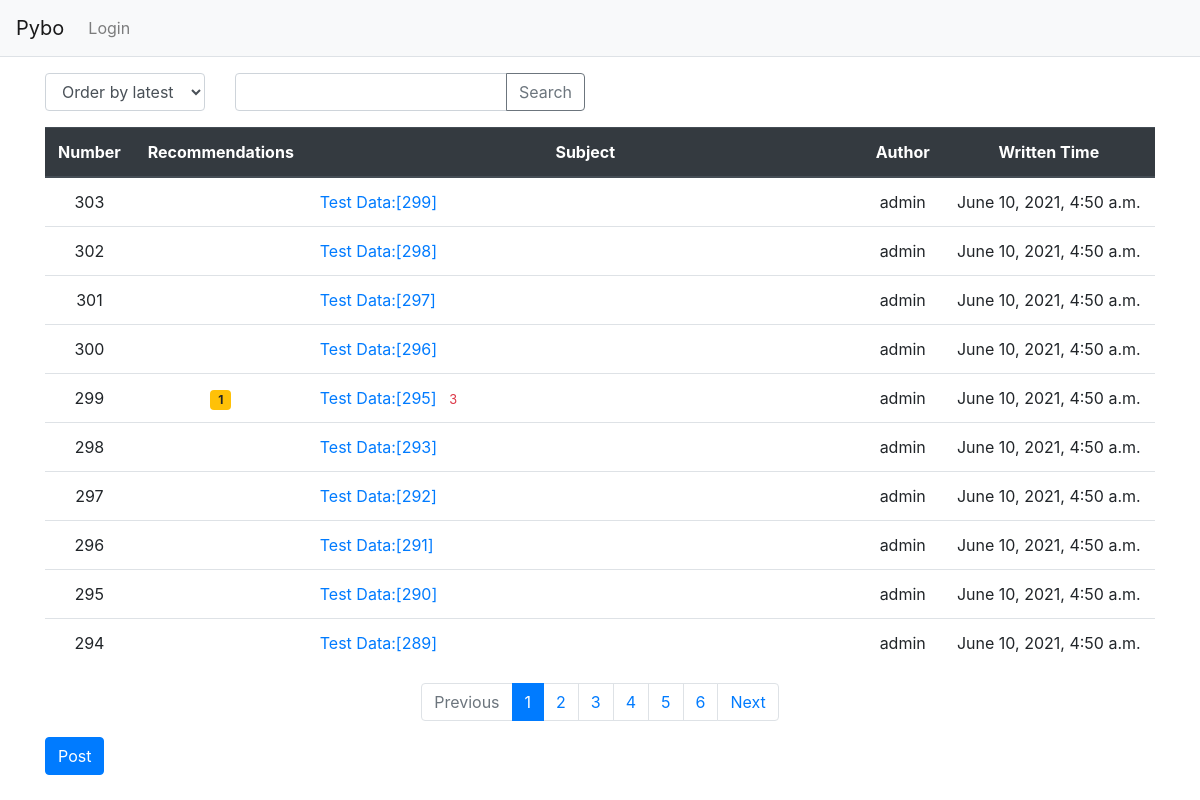
Screenshot of /pybo/ with the database file from the repository.
### pybo/models.py (models this page shows, shortened)
class Question(models.Model):
    author = models.ForeignKey(User, on_delete=models.CASCADE, related_name='author_question')
    subject = models.CharField(max_length=200)
    content = models.TextField()
    create_date = models.DateTimeField()
    modify_date = models.DateTimeField(null=True, blank=True)
    voter = models.ManyToManyField(User, related_name='voter_question')

### pybo/views/base_views.py (the view, shortened to what this page needs)
# urls.py: path('', base_views.index, name='index'),  # '/' 에 해당되는 path
def index(request):
    page = request.GET.get('page', '1')
    kw = request.GET.get('kw','')
    so = request.GET.get('so','recent')
    if so == 'recommend':
        question_list = Question.objects.annotate(num_voter=Count('voter')).order_by('-num_voter', '-create_date')
    elif so == 'popular':
        question_list = Question.objects.annotate(num_answer=Count('answer')).order_by('-num_answer', '-create_date')
    else:  # recent
        question_list = Question.objects.order_by('-create_date')
    paginator = Paginator(question_list, 10)
    page_obj = paginator.get_page(page)
    context = {'question_list': page_obj, 'page':page, 'kw': kw}
    return render(request, 'pybo/question_list.html', context)

### pybo/templatetags/pybo_filter.py (called while the page is built)
@register.filter
def sub(value, arg):
    return value - arg

### templates/pybo/question_list.html (shortened to what this page needs)
{% extends 'base.html' %}
{% load pybo_filter %}
{% block content %}
<div class="container my-3">
    <div class="row justify-content-betweem my-3">
        <div class="col-2">
            <select class="form-control so">
                <option value="recent" {% if so == 'recent' %}selected{% endif %}>Order by latest</option>
            </select>
        </div>
        <div class="col-4 input-group">
            <input type="text" class="form-control kw" value="{{ kw|default_if_none:'' }}">
            <div class="input-group-append">
                <button class="btn btn-outline-secondary" type="button" id="btn_search">Search</button>
            </div>
        </div>
    </div>
    <table class="table">
        <thead>
        <tr class="text-center thead-dark">
            <th>Number</th>
            <th>Recommendations</th>
            <th style="width:50%">Subject</th>
            <th>Author</th>
            <th>Written Time</th>
        </tr>
        </thead>
        <tbody>
        {% if question_list %}
        {% for question in question_list %}
        <tr class="text-center">
            <td>
                {{ question_list.paginator.count|sub:question_list.start_index|sub:forloop.counter0|add:1 }}
            </td>
            <td>
                {% if question.voter.all.count > 0 %}
                <span class="badge badge-warning px-2 py-1">{{ question.voter.all.count }}</span>
                {% endif %}
            </td>
            <td class="text-left">
                <a href="{% url 'pybo:detail' question.id %}">{{ question.subject }}</a>
                {% if question.answer_set.count > 0 %}
                <span class="text-danger small ml-2">{{ question.answer_set.count }}</span>
                {% endif %}
            </td>
            <td>{{ question.author.username }}</td>
            <td>{{ question.create_date }}</td>
        </tr>
        {% endfor %}
        {% else %}
        <tr>
            <td colspan="3">No questions.</td>
        </tr>
        {% endif %}
        </tbody>
    </table>
    <ul class="pagination justify-content-center">
        {% if question_list.has_previous %}
        <li class="page-item">
            <a class="page-link" data-page="{{ question_list.previous_page_number }}" href="#">Previous</a>
        </li>
        {% else %}
        <li class="page-item disabled">
            <a class="page-link" tabindex="-1" aria-disabled="true" href="#">Previous</a>
        </li>
        {% endif %}
        {% for page_number in question_list.paginator.page_range %}
        {% if page_number >= question_list.number|add:-5 and page_number <= question_list.number|add:5 %}
            {% if page_number == question_list.number %}
            <li class="page-item active" aria-current="page">
                <a class="page-link" data-page="{{ page_number }}" href="#">
                    {{ page_number }}
                </a>
            </li>
            {% else %}
            <li class="page-item">
                <a class="page-link" href="?page={{ page_number }}">{{ page_number }}</a>
            </li>
            {% endif %}
        {% endif %}
        {% endfor %}
        {% if question_list.has_next %}
        <li class="page-item">
            <a class="page-link" href="?page={{ question_list.next_page_number }}">Next</a>
        </li>
        {% else %}
        <li class="page-item disabled">
            <a class="page-link" tabindex="-1" aria-disabled="true" href="#">Next</a>
        </li>
        {% endif %}
    </ul>
    <a href="{% url 'pybo:question_create' %}" class="btn btn-primary">Post</a>
</div>
{% endblock %}

### rows the page displays
Question: paginator.count|sub "303", subject "Test Data:[299]", author.username "admin", create_date "June 10, 2021, 4:50 a.m."
Question: paginator.count|sub "302", subject "Test Data:[298]", author.username "admin", create_date "June 10, 2021, 4:50 a.m."
Question: paginator.count|sub "301", subject "Test Data:[297]", author.username "admin", create_date "June 10, 2021, 4:50 a.m."
Question: paginator.count|sub "300", subject "Test Data:[296]", author.username "admin", create_date "June 10, 2021, 4:50 a.m."
Question: paginator.count|sub "299", voter.all.count "1", subject "Test Data:[295]", answer_set.count "3", author.username "admin", create_date "June 10, 2021, 4:50 a.m."
Question: paginator.count|sub "298", subject "Test Data:[293]", author.username "admin", create_date "June 10, 2021, 4:50 a.m."
Question: paginator.count|sub "297", subject "Test Data:[292]", author.username "admin", create_date "June 10, 2021, 4:50 a.m."
Question: paginator.count|sub "296", subject "Test Data:[291]", author.username "admin", create_date "June 10, 2021, 4:50 a.m."
Question: paginator.count|sub "295", subject "Test Data:[290]", author.username "admin", create_date "June 10, 2021, 4:50 a.m."
Question: paginator.count|sub "294", subject "Test Data:[289]", author.username "admin", create_date "June 10, 2021, 4:50 a.m."

### other values shown
{{ page_number }} "1"
{{ page_number }} "2" "3" "4" "5" "6"
